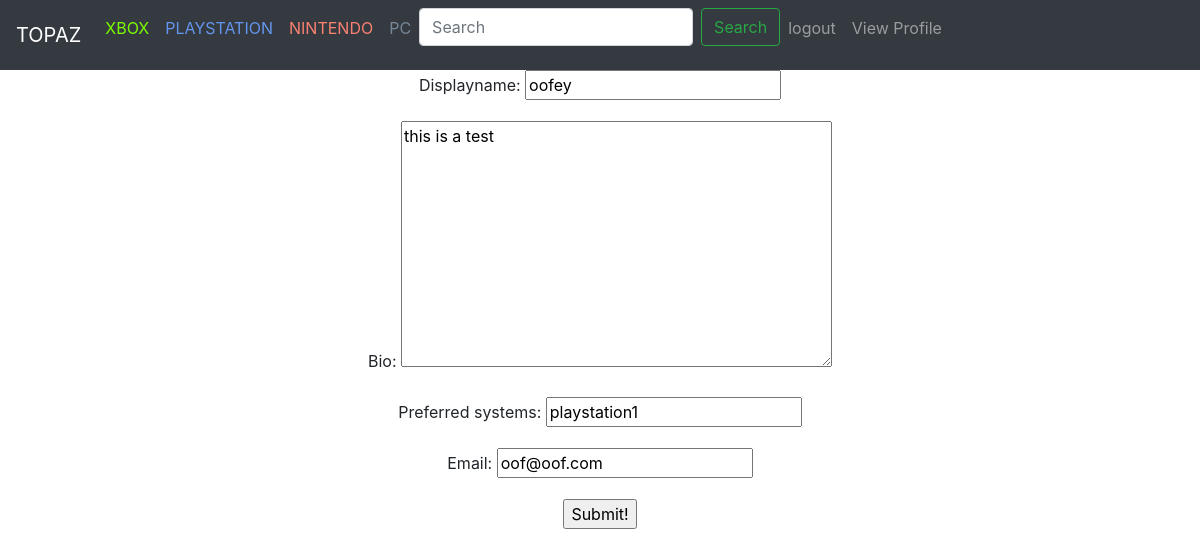
Page /user_profile_view/1/edit/ (signed in) on the earlier database version.
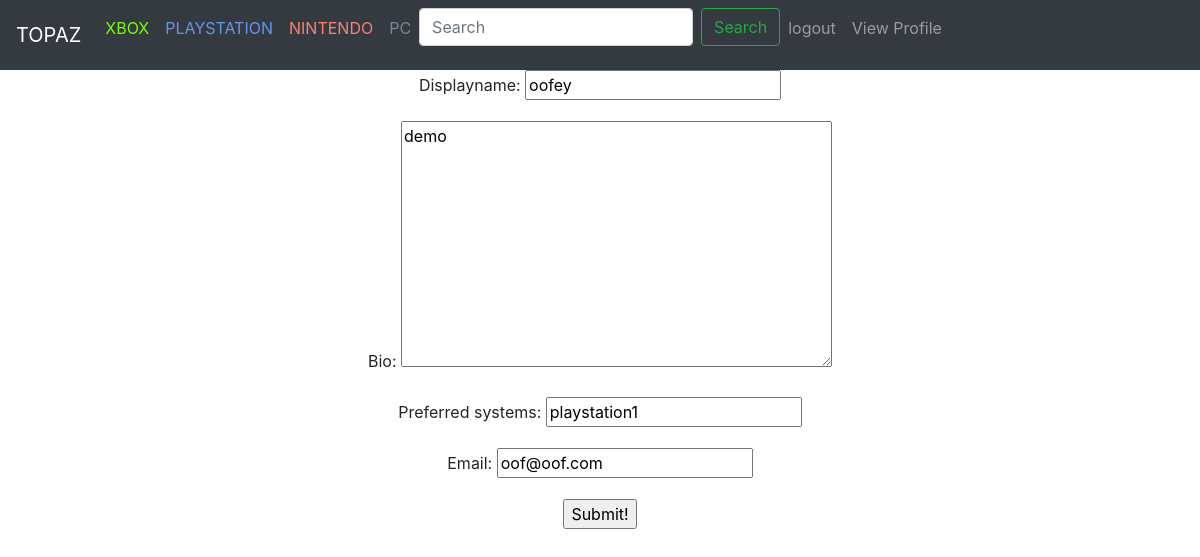
Same page on the later database version.
### user_faq/models.py (models this page shows, shortened)
class GamefaqUser(AbstractUser):
    displayname = models.CharField(max_length=80)
    bio = models.TextField(blank=True, null=True)
    preferred_systems = models.CharField(max_length=150, blank=True, null=True)

### user_faq/views.py (the view, shortened to what this page needs)
# urls.py: path('user_profile_view/<int:user_id>/edit/',userviews.edit_user_profile_view.as_view()),
class edit_user_profile_view(TemplateView):
    def get(self, request, user_id):
        faq_user = GamefaqUser.objects.get(id=user_id)
        data = {
            "displayname": faq_user.displayname,
            "bio": faq_user.bio,
            "preferred_systems": faq_user.preferred_systems,
            "email": faq_user.email
        }
        form = GamefaqUserForm(initial=data)
        return render(request, "basic.html", {"form": form})

### user_faq/forms.py
class GamefaqUserForm(forms.Form):
    displayname = forms.CharField(max_length=80, required=False)
    bio = forms.CharField(widget=forms.Textarea, required=False)
    preferred_systems = forms.CharField(max_length=150, required=False)
    email = forms.EmailField(max_length=250, required=False)

### templates/basic.html (shortened to what this page needs)
{% include "bootstrap.html" %} {% include "navbar.html"%}
<form id='form' action="" method="post">
    {{ form.as_p }}
    <input type="submit" value="Submit!">
</form>

Differences in the rows shown:
changed GamefaqUser "oofey": bio "this is a test" → "demo"
